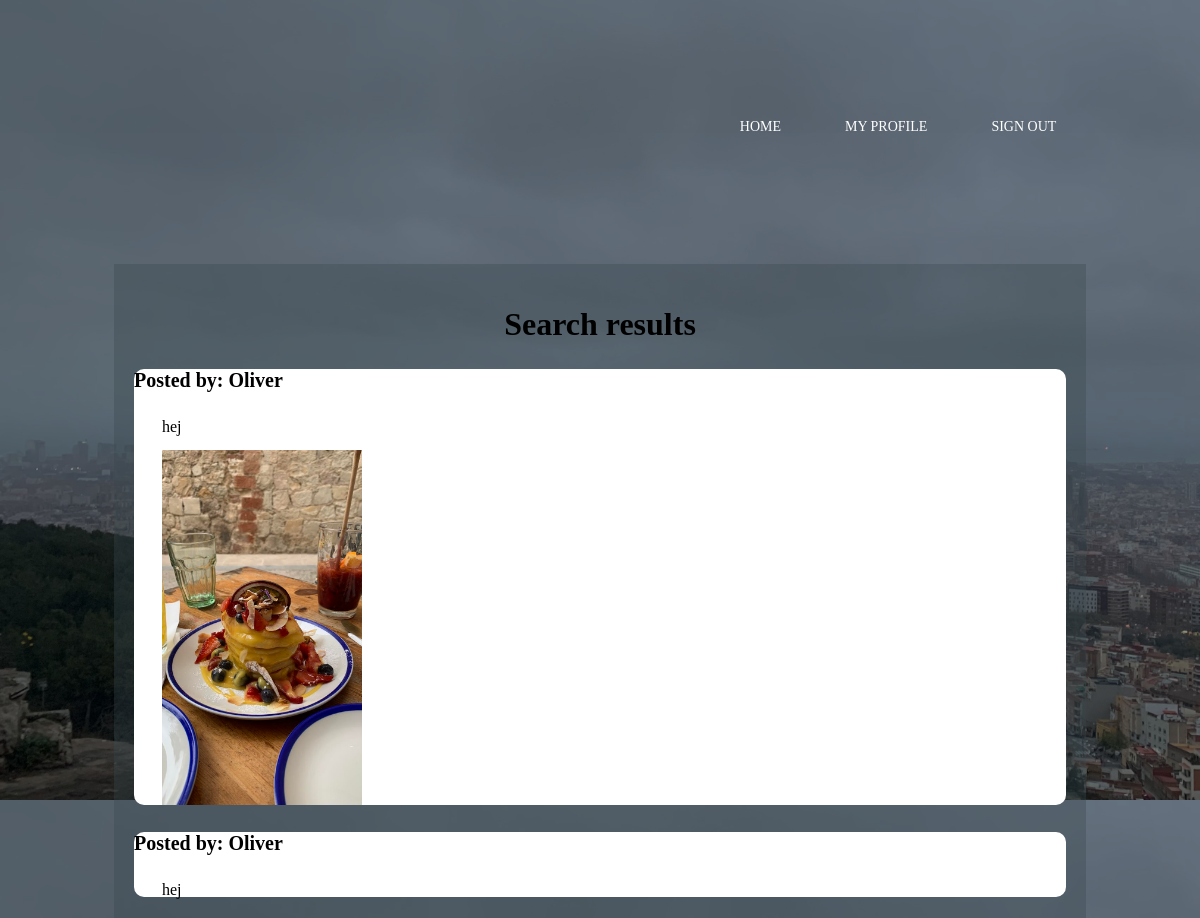
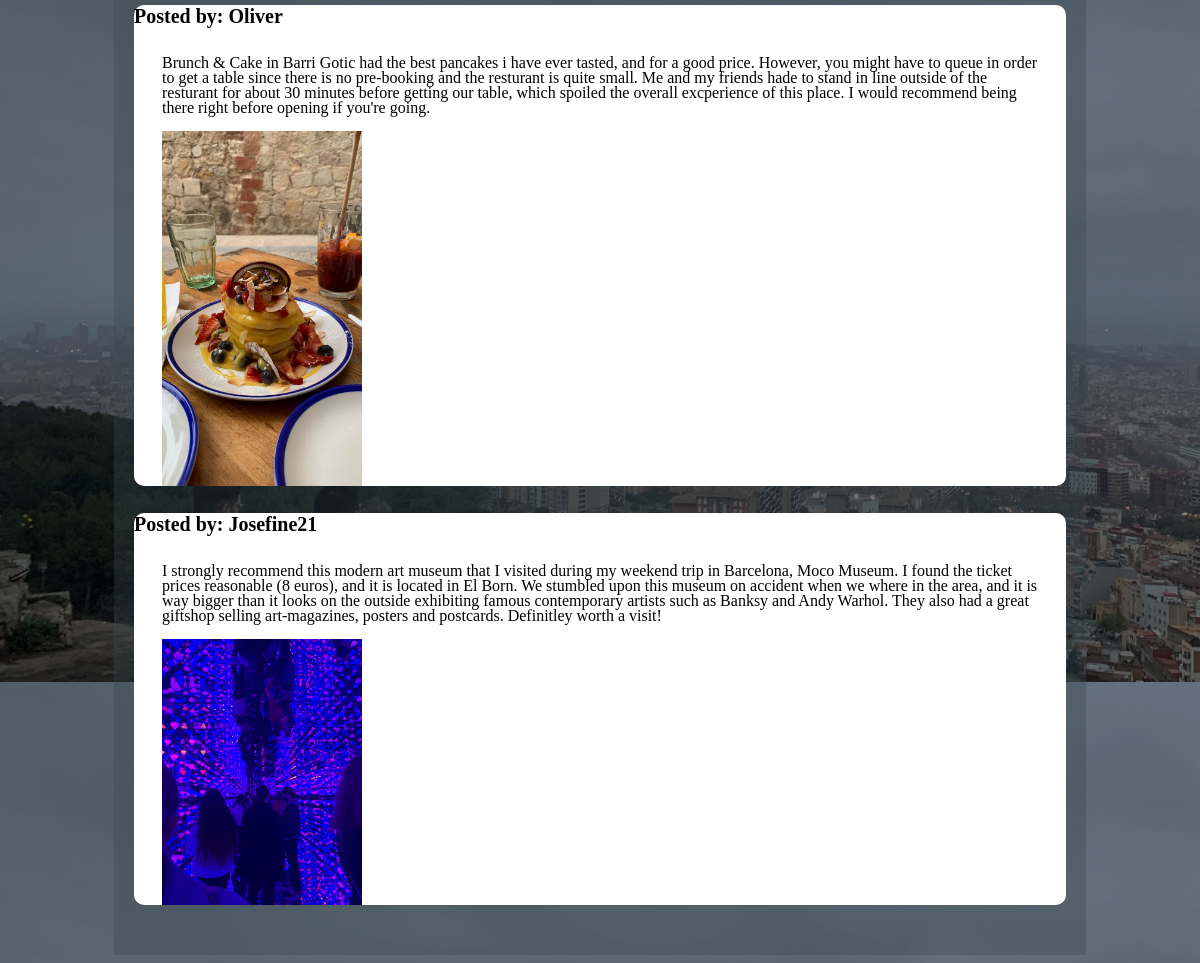
/search_comments.php (signed in), run on the app's committed database (2 pictures, top to bottom).
### tables this page shows
CREATE TABLE "Post" (
	"message"	TEXT,
	"commentID"	INTEGER,
	"userID"	INTEGER,
	"image"	TEXT,
	"lastCommentID"	INTEGER,
	PRIMARY KEY("commentID" AUTOINCREMENT)
);

CREATE TABLE "Register" (
	"userID"	INTEGER,
	"username"	TEXT,
	"email"	TEXT,
	"password"	TEXT,
	PRIMARY KEY("userID" AUTOINCREMENT)
);

### search_comments.php (the view, shortened to what this page needs)
<?php
echo "<link rel='stylesheet' type='text/css' href='stylesheet.css'>";
?>
<!DOCTYPE html>
<html lang="en">
<head>
</head>
<body>
    <div class="navbar">
            <div class="nav">
                <ul>
                    <li class="link">
                        <a href="protected.php">HOME</a>
                    </li>
                    <li class="link">
                        <a href="profile.php">MY PROFILE</a>
                    </li>
                    <li class="link">
                        <a href="logout.php">SIGN OUT</a>
                    </li>
                </ul>
            </div>
        </div>
    <div class="comment-section">
        <h1>Search results </h1>
    <?php
    if ($_SERVER['REQUEST_METHOD'] === 'GET') {
        $keyword = $_GET['keyword'];
        try {
            $db = new SQLite3("./db/database.db");
            $stmt = $db->prepare("SELECT P.*, R.username FROM Post P JOIN Register R ON P.userID = R.userID WHERE P.message LIKE :keyword ORDER BY P.commentID DESC");
            $stmt->bindValue(':keyword', "%$keyword%", SQLITE3_TEXT);
            $result = $stmt->execute();
            while ($row = $result->fetchArray(SQLITE3_ASSOC)) {
                echo "<div class='comment' data-comment-id='{$row['commentID']}'>";
                echo "<div class='comment-author'>";
                echo "<h4>Posted by: {$row['username']}</h4>";
                echo "</div>";
                echo "<div class='comment-body'>";
                echo "<p>{$row['message']}</p>";
                if (!empty($row['image'])) {
                    echo "<img src='path/to/my/upload/directory/{$row['image']}' alt='Comment Image' width='200'>";
                }
                echo "</div>";
                echo "</div>";
            }
        } catch (Exception $e) {
            echo "Error: " . $e->getMessage();
        }
    }
    ?>
    </div>
</body>
</html>

### stylesheet.css (style rules this page uses)
body { background-image: linear-gradient(rgba(0, 0, 0, 0.45), rgba(0, 0, 0, 0.44)), url("img/IMG_5351.jpg"); background-size: cover; padding-left: 8%; padding-right: 8%; box-sizing: border-box; }
p { color: #fff; font-size: 13px; line-height: 15px; }
.comment-body p { color:#000000; font-size: 16px; font-family:Cambria, Cochin, Georgia, Times, 'Times New Roman', serif; }
h1 { color:#000000; text-align: center; }
h4 { color: #000000; font-weight: bold; font-size: 20px; }
.comment-section { position: relative; max-width: 100%; margin-top: 20px; margin-left:10px; margin-right:10px; padding-top: 20px ; padding-bottom:30px; padding-left:20px; padding-right:20px; background-color:#3a474e57; }
.comment { position:relative; background-color: #ffffff; margin:20px auto; overflow-wrap: break-word; border-radius: 10px; }
.comment-author { color: rgba(0, 0, 0, 0.85); font-weight: bold; text-decoration: none; }
.comment-body { padding: 0 20px; padding-left: 28px; }
.navbar { height: 20%; display: flex; align-items: center; padding: 4%; }
.nav { flex: 1; text-align: right; }
.nav ul li { list-style:none; display:inline-block; margin-left:60px; }
.nav ul li a { text-decoration:none; color:#fff; font-size:14px; position:relative; }
.nav ul li a::after { content: ""; position: absolute; left: 0; bottom: -6px; width: 100%; height: 2px; background: #fff; border-radius: 5px; transform: translateY(10px); opacity: 0; transition: .5s; }

### data on the page
post: userID.username "Oliver", message "hej", image (picture)
post: userID.username "Oliver", message "hej"
post: userID.username "Oliver", message "Brunch & Cake in Barri Gotic had the best pancakes i have ever tasted, and for a good price. However, you might have to queue in order to get a table since there is no pre-booking and the resturant is quite small. Me and my friends hade to stand in line outside of the resturant for about 30 minutes before getting our table, which spoiled the overall excperience of this place. I would recommend being there right before opening if you're going.", image (picture)
post: userID.username "Josefine21", message "I strongly recommend this modern art museum that I visited during my weekend trip in Barcelona, Moco Museum. I found the ticket prices reasonable (8 euros), and it is located in El Born. We stumbled upon this museum on accident when we where in the area, and it is way bigger than it looks on the outside exhibiting famous contemporary artists such as Banksy and Andy Warhol. They also had a great giftshop selling art-magazines, posters and postcards. Definitley worth a visit!", image (picture)
